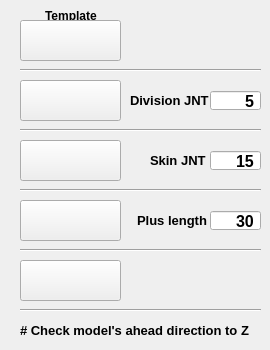
    <widget class="QWidget" name="path_tab">
     <attribute name="title">
      <string>path</string>
     </attribute>
     <widget class="QLabel" name="setBodyDivJoints_LAB">
      <property name="geometry">
       <rect>
        <x>130</x>
        <y>90</y>
        <width>81</width>
        <height>21</height>
       </rect>
      </property>
      <property name="font">
       <font>
        <pointsize>10</pointsize>
        <weight>75</weight>
        <bold>true</bold>
       </font>
      </property>
      <property name="text">
       <string>Division JNT</string>
      </property>
     </widget>
     <widget class="QSpinBox" name="setBodyDivJoints_SPB">
      <property name="geometry">
       <rect>
        <x>210</x>
        <y>90</y>
        <width>51</width>
        <height>21</height>
       </rect>
      </property>
      <property name="font">
       <font>
        <pointsize>12</pointsize>
        <weight>75</weight>
        <bold>true</bold>
       </font>
      </property>
      <property name="layoutDirection">
       <enum>Qt::LeftToRight</enum>
      </property>
      <property name="autoFillBackground">
       <bool>false</bool>
      </property>
      <property name="alignment">
       <set>Qt::AlignRight|Qt::AlignTrailing|Qt::AlignVCenter</set>
      </property>
      <property name="buttonSymbols">
       <enum>QAbstractSpinBox::NoButtons</enum>
      </property>
      <property name="singleStep">
       <number>1</number>
      </property>
      <property name="value">
       <number>5</number>
      </property>
     </widget>
     <widget class="QLabel" name="label_5">
      <property name="geometry">
       <rect>
        <x>45</x>
        <y>5</y>
        <width>61</width>
        <height>21</height>
       </rect>
      </property>
      <property name="font">
       <font>
        <pointsize>9</pointsize>
        <weight>75</weight>
        <italic>false</italic>
        <bold>true</bold>
       </font>
      </property>
      <property name="text">
       <string>Template</string>
      </property>
     </widget>
     <widget class="QPushButton" name="createPathTempJoints_BTN">
      <property name="geometry">
       <rect>
        <x>20</x>
        <y>20</y>
        <width>101</width>
        <height>41</height>
       </rect>
      </property>
      <property name="cursor">
       <cursorShape>PointingHandCursor</cursorShape>
      </property>
      <property name="styleSheet">
       <string notr="true"/>
      </property>
      <property name="text">
       <string/>
      </property>
      <property name="iconSize">
       <size>
        <width>101</width>
        <height>97</height>
       </size>
      </property>
     </widget>
     <widget class="QPushButton" name="setRig_BTN">
      <property name="geometry">
       <rect>
        <x>20</x>
        <y>140</y>
        <width>101</width>
        <height>41</height>
       </rect>
      </property>
      <property name="cursor">
       <cursorShape>PointingHandCursor</cursorShape>
      </property>
      <property name="styleSheet">
       <string notr="true"/>
      </property>
      <property name="text">
       <string/>
      </property>
      <property name="iconSize">
       <size>
        <width>101</width>
        <height>97</height>
       </size>
      </property>
     </widget>
     <widget class="QLabel" name="setRig_LAB">
      <property name="geometry">
       <rect>
        <x>150</x>
        <y>150</y>
        <width>71</width>
        <height>21</height>
       </rect>
      </property>
      <property name="font">
       <font>
        <pointsize>10</pointsize>
        <weight>75</weight>
        <bold>true</bold>
       </font>
      </property>
      <property name="text">
       <string>Skin JNT</string>
      </property>
     </widget>
     <widget class="QSpinBox" name="setRig_SPB">
      <property name="geometry">
       <rect>
        <x>210</x>
        <y>150</y>
        <width>51</width>
        <height>21</height>
       </rect>
      </property>
      <property name="font">
       <font>
        <pointsize>12</pointsize>
        <weight>75</weight>
        <bold>true</bold>
       </font>
      </property>
      <property name="layoutDirection">
       <enum>Qt::LeftToRight</enum>
      </property>
      <property name="autoFillBackground">
       <bool>false</bool>
      </property>
      <property name="alignment">
       <set>Qt::AlignRight|Qt::AlignTrailing|Qt::AlignVCenter</set>
      </property>
      <property name="buttonSymbols">
       <enum>QAbstractSpinBox::NoButtons</enum>
      </property>
      <property name="singleStep">
       <number>1</number>
      </property>
      <property name="value">
       <number>15</number>
      </property>
     </widget>
     <widget class="QPushButton" name="setBodyDivJoints_BTN">
      <property name="geometry">
       <rect>
        <x>20</x>
        <y>80</y>
        <width>101</width>
        <height>41</height>
       </rect>
      </property>
      <property name="cursor">
       <cursorShape>PointingHandCursor</cursorShape>
      </property>
      <property name="styleSheet">
       <string notr="true"/>
      </property>
      <property name="text">
       <string/>
      </property>
      <property name="iconSize">
       <size>
        <width>101</width>
        <height>97</height>
       </size>
      </property>
     </widget>
     <widget class="QPushButton" name="pathCurveSet_BTN">
      <property name="geometry">
       <rect>
        <x>20</x>
        <y>200</y>
        <width>101</width>
        <height>41</height>
       </rect>
      </property>
      <property name="cursor">
       <cursorShape>PointingHandCursor</cursorShape>
      </property>
      <property name="styleSheet">
       <string notr="true"/>
      </property>
      <property name="text">
       <string/>
      </property>
      <property name="iconSize">
       <size>
        <width>101</width>
        <height>97</height>
       </size>
      </property>
     </widget>
     <widget class="QLabel" name="pathCurveSet_LAB">
      <property name="geometry">
       <rect>
        <x>137</x>
        <y>210</y>
        <width>81</width>
        <height>21</height>
       </rect>
      </property>
      <property name="font">
       <font>
        <pointsize>10</pointsize>
        <weight>75</weight>
        <bold>true</bold>
       </font>
      </property>
      <property name="text">
       <string>Plus length</string>
      </property>
     </widget>
     <widget class="QSpinBox" name="pathCurveSet_SPB">
      <property name="geometry">
       <rect>
        <x>210</x>
        <y>210</y>
        <width>51</width>
        <height>21</height>
       </rect>
      </property>
      <property name="font">
       <font>
        <pointsize>12</pointsize>
        <weight>75</weight>
        <bold>true</bold>
       </font>
      </property>
      <property name="layoutDirection">
       <enum>Qt::LeftToRight</enum>
      </property>
      <property name="autoFillBackground">
       <bool>false</bool>
      </property>
      <property name="alignment">
       <set>Qt::AlignRight|Qt::AlignTrailing|Qt::AlignVCenter</set>
      </property>
      <property name="buttonSymbols">
       <enum>QAbstractSpinBox::NoButtons</enum>
      </property>
      <property name="maximum">
       <number>99999</number>
      </property>
      <property name="singleStep">
       <number>1</number>
      </property>
      <property name="value">
       <number>30</number>
      </property>
     </widget>
     <widget class="Line" name="line_10">
      <property name="geometry">
       <rect>
        <x>20</x>
        <y>60</y>
        <width>241</width>
        <height>20</height>
       </rect>
      </property>
      <property name="orientation">
       <enum>Qt::Horizontal</enum>
      </property>
     </widget>
     <widget class="Line" name="line_11">
      <property name="geometry">
       <rect>
        <x>20</x>
        <y>120</y>
        <width>241</width>
        <height>20</height>
       </rect>
      </property>
      <property name="orientation">
       <enum>Qt::Horizontal</enum>
      </property>
     </widget>
     <widget class="Line" name="line_12">
      <property name="geometry">
       <rect>
        <x>20</x>
        <y>180</y>
        <width>241</width>
        <height>20</height>
       </rect>
      </property>
      <property name="orientation">
       <enum>Qt::Horizontal</enum>
      </property>
     </widget>
     <widget class="Line" name="line_14">
      <property name="geometry">
       <rect>
        <x>20</x>
        <y>240</y>
        <width>241</width>
        <height>20</height>
       </rect>
      </property>
      <property name="orientation">
       <enum>Qt::Horizontal</enum>
      </property>
     </widget>
     <widget class="QPushButton" name="makeLocOnCurve_BTN">
      <property name="geometry">
       <rect>
        <x>20</x>
        <y>260</y>
        <width>101</width>
        <height>41</height>
       </rect>
      </property>
      <property name="cursor">
       <cursorShape>PointingHandCursor</cursorShape>
      </property>
      <property name="styleSheet">
       <string notr="true"/>
      </property>
      <property name="text">
       <string/>
      </property>
      <property name="iconSize">
       <size>
        <width>101</width>
        <height>97</height>
       </size>
      </property>
     </widget>
     <widget class="Line" name="line_15">
      <property name="geometry">
       <rect>
        <x>20</x>
        <y>300</y>
        <width>241</width>
        <height>20</height>
       </rect>
      </property>
      <property name="orientation">
       <enum>Qt::Horizontal</enum>
      </property>
     </widget>
     <widget class="QLabel" name="text1_LAB">
      <property name="geometry">
       <rect>
        <x>20</x>
        <y>320</y>
        <width>241</width>
        <height>21</height>
       </rect>
      </property>
      <property name="font">
       <font>
        <pointsize>10</pointsize>
        <weight>75</weight>
        <bold>true</bold>
       </font>
      </property>
      <property name="text">
       <string># Check model's ahead direction to Z</string>
      </property>
     </widget>
    </widget>
